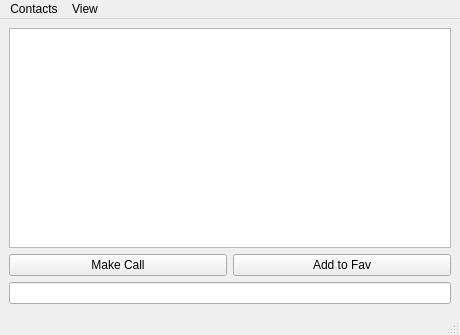
<?xml version="1.0" encoding="UTF-8"?>
<ui version="4.0">
 <class>MainWindow</class>
 <widget class="QMainWindow" name="MainWindow">
  <property name="geometry">
   <rect>
    <x>0</x>
    <y>0</y>
    <width>460</width>
    <height>335</height>
   </rect>
  </property>
  <property name="sizePolicy">
   <sizepolicy hsizetype="Preferred" vsizetype="Preferred">
    <horstretch>0</horstretch>
    <verstretch>0</verstretch>
   </sizepolicy>
  </property>
  <property name="windowTitle">
   <string>MainWindow</string>
  </property>
  <widget class="QWidget" name="centralwidget">
   <property name="sizePolicy">
    <sizepolicy hsizetype="Preferred" vsizetype="Preferred">
     <horstretch>0</horstretch>
     <verstretch>0</verstretch>
    </sizepolicy>
   </property>
   <layout class="QVBoxLayout" name="verticalLayout">
    <item>
     <widget class="QListWidget" name="listWidget">
      <property name="sizePolicy">
       <sizepolicy hsizetype="Minimum" vsizetype="Preferred">
        <horstretch>0</horstretch>
        <verstretch>0</verstretch>
       </sizepolicy>
      </property>
      <property name="styleSheet">
       <string notr="true"/>
      </property>
      <property name="iconSize">
       <size>
        <width>50</width>
        <height>50</height>
       </size>
      </property>
      <property name="flow">
       <enum>QListView::TopToBottom</enum>
      </property>
      <property name="resizeMode">
       <enum>QListView::Fixed</enum>
      </property>
      <property name="layoutMode">
       <enum>QListView::SinglePass</enum>
      </property>
      <property name="spacing">
       <number>3</number>
      </property>
      <property name="viewMode">
       <enum>QListView::ListMode</enum>
      </property>
     </widget>
    </item>
    <item>
     <layout class="QHBoxLayout" name="horizontalLayout">
      <item>
       <widget class="QPushButton" name="callButt">
        <property name="text">
         <string>Make Call</string>
        </property>
       </widget>
      </item>
      <item>
       <widget class="QPushButton" name="favButt">
        <property name="text">
         <string>Add to Fav</string>
        </property>
       </widget>
      </item>
     </layout>
    </item>
    <item>
     <widget class="QLineEdit" name="search"/>
    </item>
   </layout>
  </widget>
  <widget class="QMenuBar" name="menubar">
   <property name="geometry">
    <rect>
     <x>0</x>
     <y>0</y>
     <width>460</width>
     <height>20</height>
    </rect>
   </property>
   <widget class="QMenu" name="menuContacts">
    <property name="title">
     <string>Contacts</string>
    </property>
    <addaction name="actionFavorites_list"/>
   </widget>
   <widget class="QMenu" name="menuView">
    <property name="title">
     <string>View</string>
    </property>
    <addaction name="actionList"/>
    <addaction name="actionGrid"/>
   </widget>
   <addaction name="menuContacts"/>
   <addaction name="menuView"/>
  </widget>
  <widget class="QStatusBar" name="statusbar"/>
  <action name="actionFavorites_list">
   <property name="icon">
    <iconset resource="Images.qrc">
     <normaloff>:/img/Images/Black_Star.svg.png</normaloff>:/img/Images/Black_Star.svg.png</iconset>
   </property>
   <property name="text">
    <string>Favorites list</string>
   </property>
  </action>
  <action name="actionList">
   <property name="text">
    <string>List</string>
   </property>
  </action>
  <action name="actionGrid">
   <property name="text">
    <string>Grid</string>
   </property>
  </action>
 </widget>
 <resources>
  <include location="Images.qrc"/>
 </resources>
 <connections/>
</ui>
